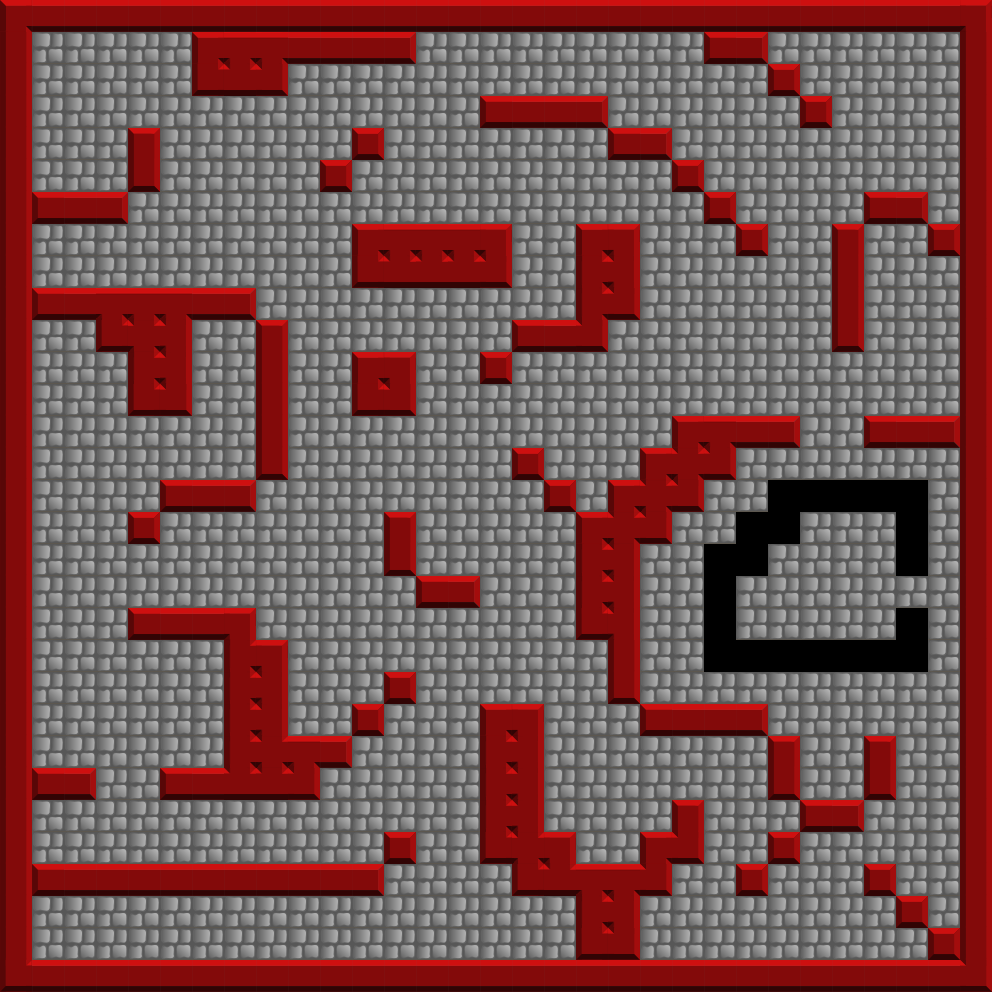

This game map was drawn from its Tiled (.tmx) file and the tilesets committed beside it. A one-line description and the trimmed map source follow:
An orthogonal 31x31 tile map with 32x32 px tiles, 1 tile layer (Kachelebene 1).

<map version="1.0" orientation="orthogonal" width="31" height="31" tilewidth="32" tileheight="32">
 <tileset firstgid="1" name="tiles1" tilewidth="32" tileheight="32">
  <image source="tiles1.png" width="192" height="768" />
  <tile id="96">
   <properties>
    <property name="fallable" value="1" />
    <property name="walkable" value="1" />
   </properties>
  </tile>
  <tile id="102">
   <properties>
    <property name="walkable" value="1" />
   </properties>
  </tile>
  <tile id="103">
   <properties>
    <property name="spawn" value="1" />
    <property name="walkable" value="1" />
   </properties>
  </tile>
 </tileset>
 <layer name="Kachelebene 1" width="31" height="31">
  <data>[961 cells, 961 non-empty, 19 distinct tile ids]</data>
 </layer>
</map>
